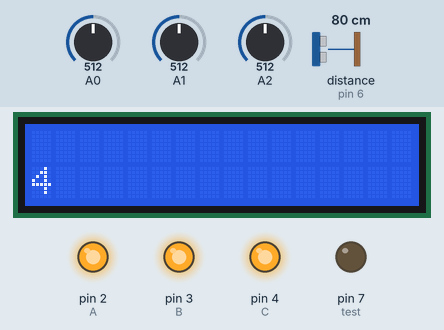
Bench run of a sketch on a simulated Arduino Uno, built with avr-gcc and run on an emulated ATmega328P. On the bench: 16×2 character LCD, output pins drawn as LEDs (lit = HIGH). Wiring (inferred from the names in the program): ultrasonic range finder: trigger pin 5; echo pin 6. The inputs (shaded band) are chosen by the test bench; at power-on: distance to the obstacle (sensor on pin 6) 80 cm, A0 = 512, A1 = 512, A2 = 512. The echo pulse lasts 58.3 µs per cm; pins used as bus, display or sensor lines are not drawn; what the sketch prints to the serial monitor is not drawn.

Above: at 1.6 s.
1.7 s: distance to the obstacle (sensor on pin 6) set to 60 cm
At 3.6 s:
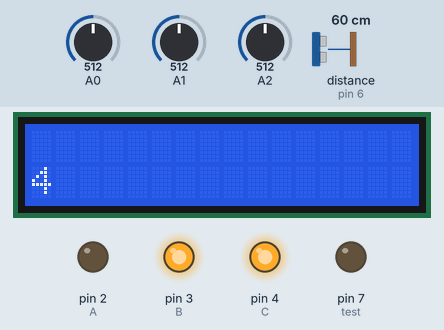
4.7 s: distance to the obstacle (sensor on pin 6) set to 2 cm
At 7.7 s:
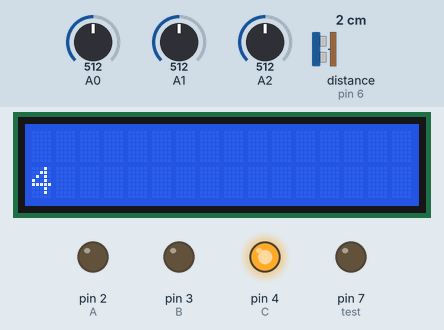
8.0 s: distance to the obstacle (sensor on pin 6) set to 120 cm
At 10.8 s:
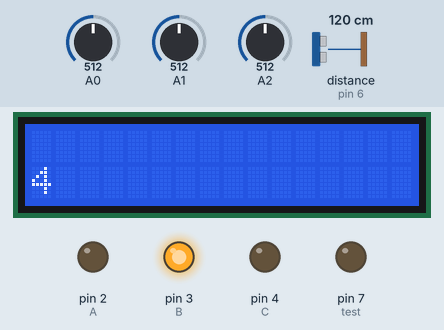
11.4 s: distance to the obstacle (sensor on pin 6) set to 9 cm
At 14.1 s:
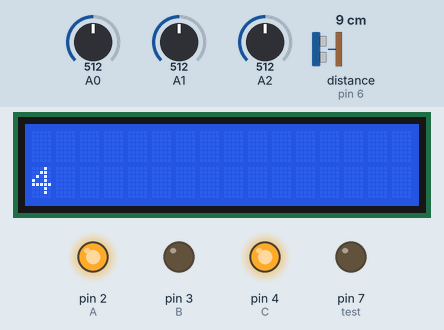
15.8 s: distance to the obstacle (sensor on pin 6) set to 299 cm
At 18.4 s:
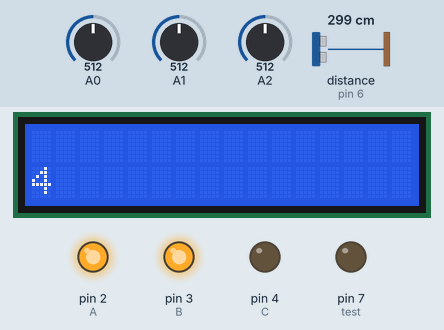
19.1 s: distance to the obstacle (sensor on pin 6) set to 18 cm
At 21.3 s:
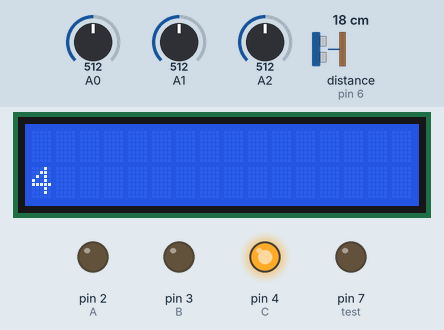
Timing chart, 0 to 22.8 s (numbered marks = the images above; inputs shaded):
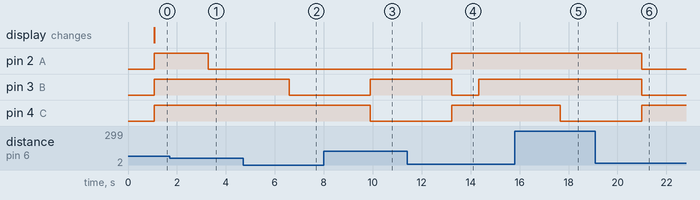

Measured:
- after the input at 1.7 s, pin 2 (A): HIGH → LOW after 1.6 s
- after the input at 4.7 s, pin 3 (B): HIGH → LOW after 1.9 s
- after the input at 8.0 s, pin 3 (B): LOW → HIGH after 1.9 s; pin 4 (C): HIGH → LOW after 1.9 s
- after the input at 11.4 s, pin 2 (A), pin 4 (C): LOW → HIGH after 1.8 s; pin 3 (B): HIGH → LOW after 1.8 s, → HIGH 1.1 s later
- after the input at 15.8 s, pin 4 (C): HIGH → LOW after 1.9 s
- after the input at 19.1 s, pin 2 (A), pin 3 (B): HIGH → LOW after 1.9 s; pin 4 (C): LOW → HIGH after 1.9 s

The sketch:

sketch_apr2a.ino
```cpp
#include <LiquidCrystal.h>

const int A = 2;
const int B = 3;
const int C = 4;
const int TRIG = 5;
const int ECHO = 6;
const int test = 7;

LiquidCrystal lcd_1(13, 12, 11, 10, 9, 8);

void setup() {
  Serial.begin(9600);
  pinMode(A, OUTPUT);
  pinMode(B, OUTPUT);
  pinMode(C, OUTPUT);
  pinMode(TRIG, OUTPUT);
  pinMode(ECHO, INPUT);
  pinMode(test, OUTPUT);
  //Iniciador LCD
  lcd_1.begin(16, 2);

}

void loop() {
  //Constantes
  int y;
  int a;
  int b;
  int c;
  //setup sensor ultrasonico
  digitalWrite(test, LOW);
  digitalWrite(TRIG, LOW);
  delayMicroseconds(2);
  digitalWrite(TRIG, HIGH);
  delayMicroseconds(5);
  digitalWrite(TRIG, LOW);
  //Conversion a
  int time = pulseIn(ECHO, HIGH);
  int cm = msToCm(time);
  int range = rangeLimiter(cm);
  Serial.println("Decimal");
  Serial.println(range);
  Serial.println("Hexadecimal");
  Serial.println(range, HEX);
  Serial.println("Gray");
  y = grayCode(range);
  Serial.println(y);
  delay(1000);

  a = y/100%10;
  b = y/10%10;
  c = y/1%10;

  digitalWrite(A, a);
  digitalWrite(B, b);
  digitalWrite(C, c);

  int inA = analogRead(A0);
  int inB = analogRead(A1);
  int inC = analogRead(A2);

  int boolA = intToBool(inA);
  int boolB = intToBool(inB);
  int boolC = intToBool(inC);

  int decimal = BCD_TO_DEC(boolA, boolB, boolC);

  Serial.println(decimal);
  lcd_1.setCursor(0, 1);
  lcd_1.print(decimal);


  delay(100);
}

int grayCode(int num){
  int x = (num >> 1) ^ num;
  String binary = String(x, BIN);
  return binary.toInt();
}

int msToCm(int ms){
  return ms/29/2 ;
}

int rangeLimiter(int x){
    if(x >= 3 && x <=10){
    return x-3;
  }
}

int intToBool(int num){
  if(num == 0){
    return 0;
  }else{
    return 1;
  }

}

int BCD_TO_DEC(int a, int b, int c){
  if(!a&&b&&c){
    return 0;
   }
  if(a&&!b&&!c){
    return 1;
   }
  if(a&&!b&&c){
    return 2;
   }
  if(a&&b&&!c){
    return 3;
   }
  if(a&&b&&c){
    return 4;
   }
  if(!a&&!b&&!c){
    return 5;
   }
  if(!a&&!b&&c){
    return 6;
   }
  if(!a&&b&&!c){
    return 7;
   }
  else{
    return "Error";
  }
}
```
